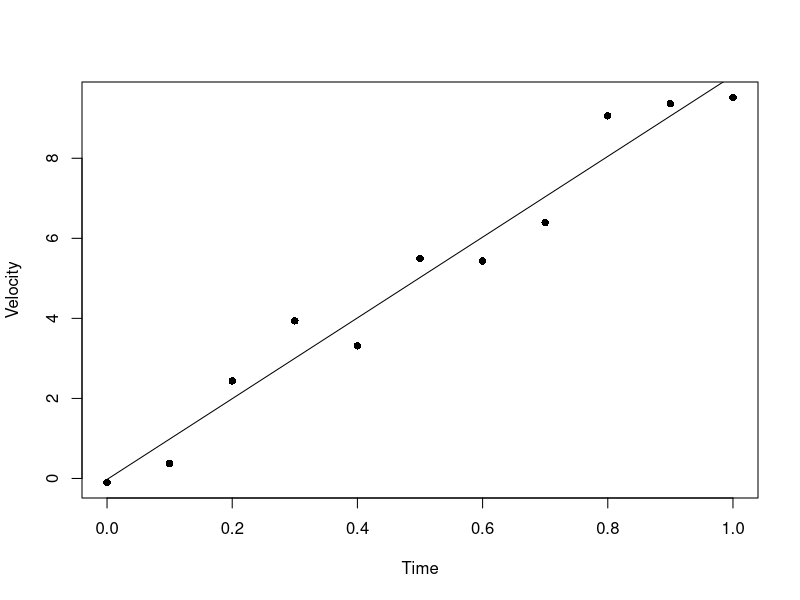
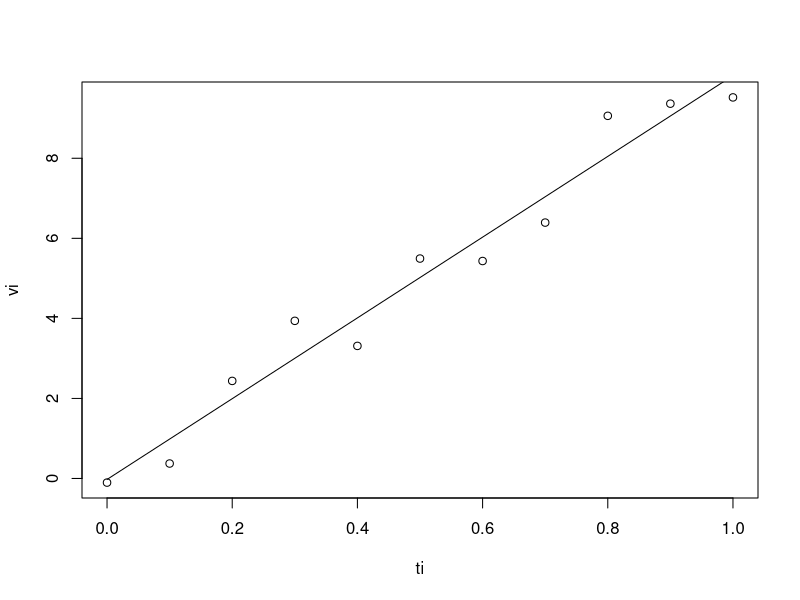
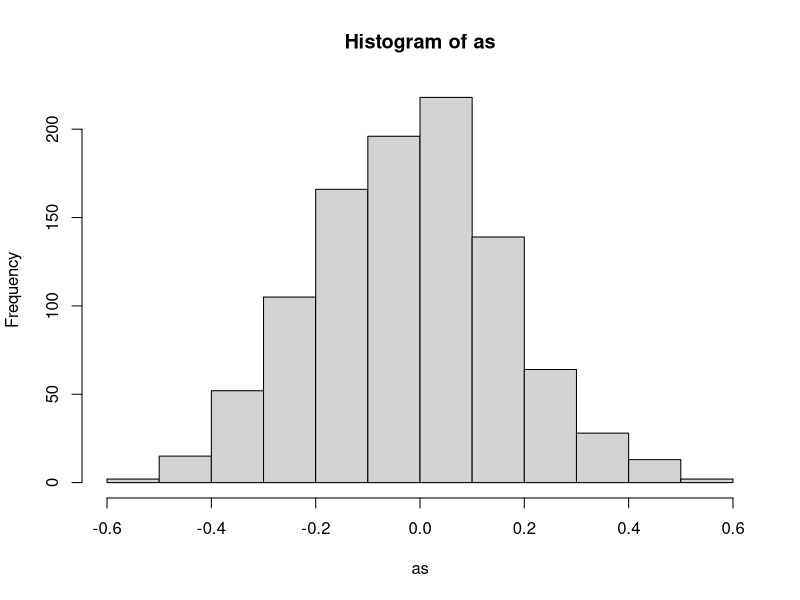
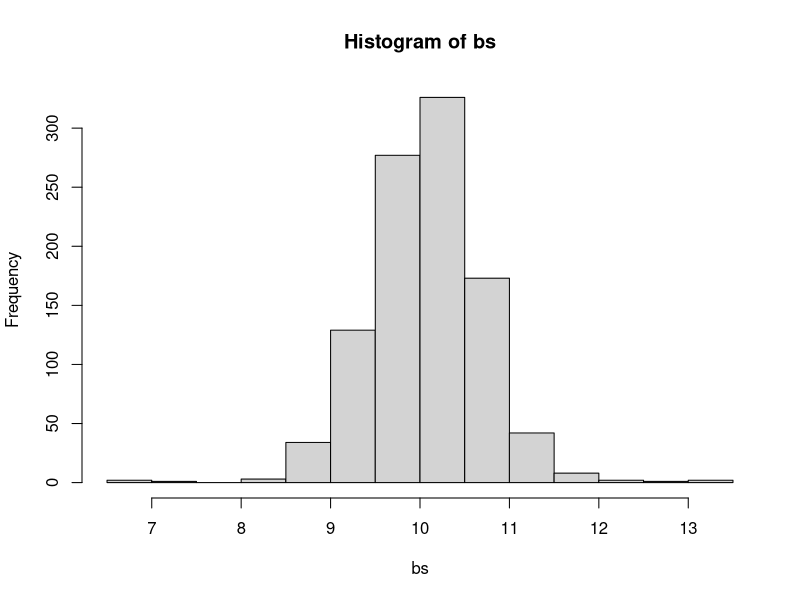

Source code (R) for these figures, in order:
# Ve bieu do tu du lieu
ti <- seq(0, 1, by = 0.1)
vi <- c(-0.10290, 0.37364, 2.43748, 3.93836, 3.31230, 5.49472, 5.43325, 6.39321, 9.06048, 9.36416, 9.52066)

# so luong diem du lieu
n <- length(ti)

# Tinh tong cac gia tri
sum_ti <- sum(ti)
sum_vi <- sum(vi)
sum_ti_squared <- sum(ti^2)
sum_ti_times_vi <- sum(ti * vi)
sum_ti_times_sum_vi <- sum_ti * sum_vi

# Tinh he so a (do doc)
a <- (n * sum_ti_times_vi - sum_ti_times_sum_vi) / (n * sum_ti_squared - sum_ti^2)

# Tinh b (chan)
b <- (sum_vi - a * sum_ti) / n


paste("He so  a:", a, "\n")
paste("He so b:", b, "\n")

# Tinh gia tri y tu pt
y <- a * ti + b

# Ve bieu do
plot(ti, vi, type = "p",  pch = 16, xlab = "Time", ylab = "Velocity")
lines(ti, y)
model <- lm(vi ~ ti)
summary(model)


chi2 <- sum((vi - a - b*ti)^2)
sqrt(sum((vi - a - b*ti)^2)/(length(ti)-2)/sum((ti-mean(ti))^2)) -> sig_b
sig_b*sqrt(mean(ti^2)) -> sig_a
sig_a
sig_b
#1Q va 3Q la goc phan tu thu 1 va thu 3
#do lech chuan cua he so a va b
# Tính độ lệch chuẩn của hệ số a

#code cua tuan 
#dat ten so lieu va ve bieu do
ti <- seq(0,1,by=0.1);
vi <- c(-0.10290, 0.37364, 2.43748, 3.93836, 3.31230, 5.49472, 5.43325, 6.39321, 9.06048, 9.36416, 9.52066)
plot(ti,vi)

V <- matrix(nrow = 2, ncol = 2)
Y <- vector()
V[1,1] <- length(ti)
V[1,2] <- sum(ti)
V[2,1] <- sum(ti) #ma tran chuyen vi cua ti hay x gach
V[2,1]
V[2,2] <- sum(ti * ti) #tong binh phuong ti
Y[1] <- sum(vi)
Y[2] <- sum(vi*ti)

coe <- solve(V,Y) 
tmp1 <- -V[1,1] / V[2,1] * V[2,2] + V[1,2]
tmp1
tmp2 <- -V[1,1] / V[2,1] * Y[2] + Y[1]
tmp2

b <- tmp2/tmp1
b
a <- (Y[1] - b*V[1,2]) / V[1,1]
a
t <- seq(0,1,by = 0.01)
v <- coe[1] + coe[2]*t
coe[1]
lines(t,v)

out <- lm(vi ~ ti)
summary(out)
#tinh chi-square
chi2 <- sum((vi - a - b*ti)^2)

sqrt(sum((vi - a - b*ti)^2)/(length(ti)-2)/sum((ti-mean(ti))^2)) -> sig_b
sig_b*sqrt(mean(ti^2)) -> sig_a
sig_a
sig_b

#???
#as va bsla 2 vecto 
as = c()
bs = c()
#hoi quy tuyen tinh
for (k in 1:1e3)
{
  idx <- sample(1:length(ti), replace = T)
  ts <- ti[idx]
  vs <- vi[idx]
  bs[k] <- cov(ts,vs)/var(ts)
  as[k] <- mean(vs) - b*mean(ts)
}
mean(as)
sd(as)
mean(bs)
sd(bs)
hist(as)
hist(bs)
#??/
t <- seq(0,1,by=0.1)
for (k in 1:length(as))
{
  v <- as[k] + bs[k]*t
  lines(t,v)
}

#Giả sử y = f(x) = P(x) là 1 đa thức bậc 3, hãy tìm giá trị các hệ số của đa thức P(x) phù hợp nhất với dữ liệu đã cho
# Dữ liệu
xi <- 0:10
yi <- c(2.8888718, 3.9888718, 4.8888718, 4.9888718, 3.6888718, 0.3888718, -5.5111282, -14.6111282, -27.5111282, -44.8111282, -67.1111282)

# Ma trận Vandermonde
X <- cbind(1, xi, xi^2, xi^3)

# Giải hệ phương trình
coefficients <- solve(t(X) %*% X, t(X) %*% yi)

# Hiển thị các hệ số
coefficients

